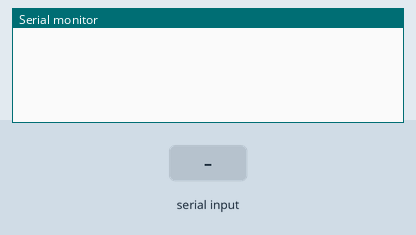
Bench run of a sketch on a simulated Arduino Uno, built with avr-gcc and run on an emulated ATmega328P. On the bench: the last lines printed to the serial monitor. The test bench sets the inputs (shaded band).

Above: at 2.2 s.
2.3 s: "90,45,200," received over Serial
At 4.1 s:
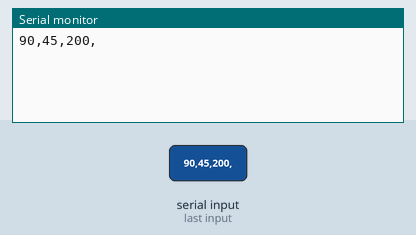
4.7 s: "30,150,10," received over Serial
At 6.1 s:
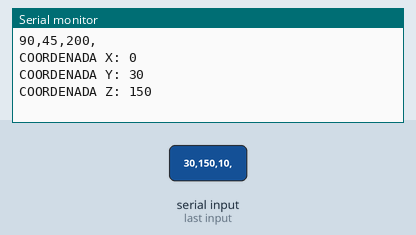
7.2 s: "90,45," received over Serial
At 9.1 s:
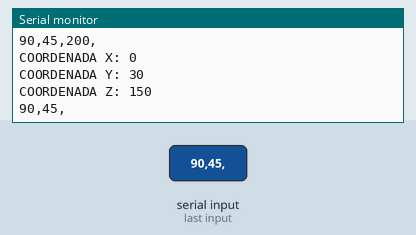
9.7 s: "1," received over Serial
At 11.0 s:
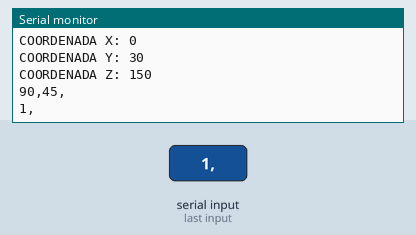

Measured:
- after the input at 2.3 s, the serial monitor: prints a new line after 1.0 s (image 1)
- after the input at 4.7 s, the serial monitor: prints a new line after 1.0 s (image 2)
- after the input at 7.2 s, the serial monitor: prints a new line after 1.0 s (image 3)
- after the input at 9.7 s, the serial monitor: prints a new line after 1.0 s (image 4)

The sketch:

programaArduino_masVariables.ino
```cpp
String incomingByte;   // for incoming serial data
int i=0;
int coordenadaX;
int coordenadaY;
int coordenadaZ;
void setup() {
        Serial.begin(115200);     // opens serial port, sets data rate to 9600 bps
        delay(1000);
}

void loop() {

        Serial.flush();
        if (Serial.available() > 0) {

                incomingByte = Serial.readString();
                Serial.println(incomingByte);
                i++;
                if(i==1){
                  String var1  = Serial.readStringUntil(',');
                  Serial.read(); //next character is comma, so skip it using this
                  String var2  = Serial.readStringUntil(',');
                  Serial.read(); //next character is comma, so skip it using this
                  String var3  = Serial.readStringUntil('\0');
                  Serial.read();
                  coordenadaX=var1.toInt();
                  coordenadaY=var2.toInt();
                  coordenadaZ=var3.toInt();

                  Serial.print("COORDENADA X: ");
                  Serial.println( coordenadaX);

                  Serial.print("COORDENADA Y: ");
                  Serial.println( coordenadaY);

                  Serial.print("COORDENADA Z: ");
                  Serial.println( coordenadaZ);
                }

        }
        delay(100);
}
```
